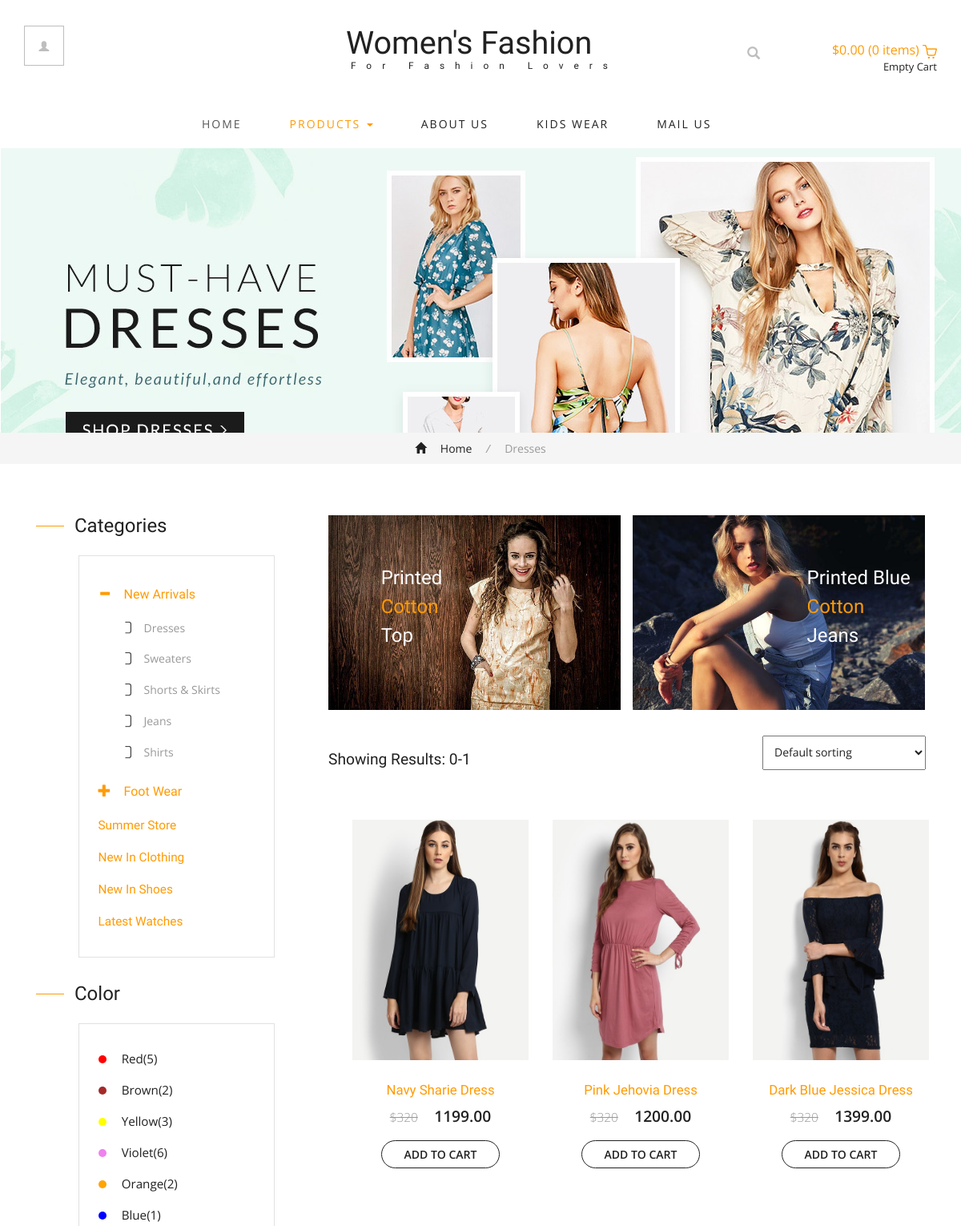
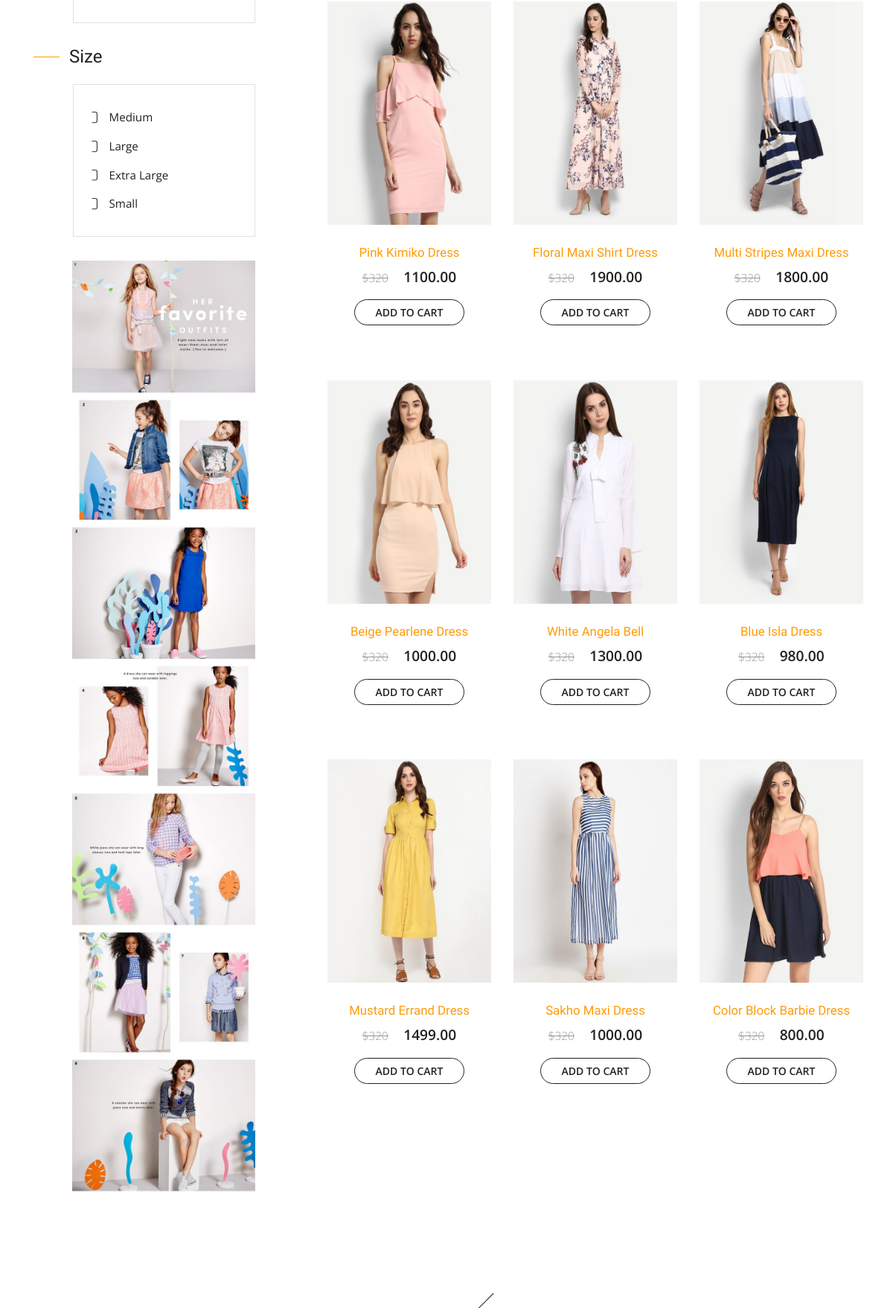
The page /dress/ (upper part) on the database its author committed (2 pictures, top to bottom).
### website/models.py (models this page shows, shortened)
class Index_dress(models.Model):
    Description = models.CharField(max_length=2500)
    image_title = models.CharField(max_length=500)
    amount =  models.DecimalField(max_digits=6, decimal_places=2)
    dress_pic = models.FileField( upload_to='images/dress')

### website/views.py (the view)
# urls.py: url(r'^dress/$', views.dressview.as_view(), name='dress'),
class dressview(generic.ListView):
    	template_name="dresses.html"
    	context_object_name='all_dresses'
    	def get_queryset(self):
             return Index_dress.objects.all()
        def get_context_data(self, **kwargs):
            context = super(dressview, self).get_context_data(**kwargs)
            context['all_sweaters'] = Index_sweaters.objects.all()[:5]
            return context

### website/templates/dresses.html (shortened to what this page needs)
{% load static %}
<!DOCTYPE html>
<html>
<head>
<link href="{% static 'css/bootstrap.css' %}" rel="stylesheet" type="text/css" media="all" />
<link href="{% static 'css/style.css'%}" rel="stylesheet" type="text/css" media="all" />
<link href="{% static 'css/fasthover.css' %}" rel="stylesheet" type="text/css" media="all" />
</head>
<body>
	<div class="header">
		<div class="container">
			<div class="w3l_login">
				<a href="{% url 'register' %}"><span class="glyphicon glyphicon-user" aria-hidden="true"></span></a>
			</div>
			<div class="w3l_logo">
				<h1><a href="{% url 'index' %}">Women's Fashion<span>For Fashion Lovers</span></a></h1>
			</div>
			<div class="search">
				<label class="icon-search" for="search_box"><span class="glyphicon glyphicon-search" aria-hidden="true"></span></label>
			</div>
			<div class="cart box_1">
				<a href="{% url 'checkout' %}">
					<div class="total">
					<span class="simpleCart_total"></span> (<span id="simpleCart_quantity" class="simpleCart_quantity"></span> items)</div>
					<img src="{% static 'images/bag.png' %}" alt="" />
				</a>
				<p><a href="javascript:;" class="simpleCart_empty">Empty Cart</a></p>
			</div>
			<div class="clearfix"> </div>
		</div>
	</div>
	<div class="navigation">
		<div class="container">
			<nav class="navbar navbar-default">
				<div class="collapse navbar-collapse" id="bs-megadropdown-tabs">
					<ul class="nav navbar-nav">
						<li class="active"><a href="{% url 'index' %}">Home</a></li>
						<li class="dropdown">
							<a href="#" class="dropdown-toggle act" data-toggle="dropdown">Products <b class="caret"></b></a>
						</li>
						<li><a href="{% url 'about' %}">About Us</a></li>
						<li><a href="{% url 'kidswear' %}">kids wear</a></li>
						<li><a href="{% url 'mail' %}">Mail Us</a></li>
					</ul>
				</div>
			</nav>
		</div>
	</div>
	<div class="banner1" id="home1">
	</div>
	<div class="breadcrumb_dress">
		<div class="container">
			<ul>
				<li><a href="{% url 'index' %}"><span class="glyphicon glyphicon-home" aria-hidden="true"></span> Home</a> <i>/</i></li>
				<li>Dresses</li>
			</ul>
		</div>
	</div>
	<div class="dresses">
		<div class="container">
			<div class="w3ls_dresses_grids">
				<div class="col-md-4 w3ls_dresses_grid_left">
					<div class="w3ls_dresses_grid_left_grid">
						<h3>Categories</h3>
						<div class="w3ls_dresses_grid_left_grid_sub">
							<div class="panel-group" id="accordion" role="tablist" aria-multiselectable="true">
							  <div class="panel panel-default">
								<div class="panel-heading" role="tab" id="headingOne">
								  <h4 class="panel-title asd">
									<a class="pa_italic" role="button" data-toggle="collapse" data-parent="#accordion" href="#collapseOne" aria-expanded="true" aria-controls="collapseOne">
									  <i class="glyphicon glyphicon-minus" aria-hidden="true"></i>New Arrivals
									</a>
								  </h4>
								</div>
								<div id="collapseOne" class="panel-collapse collapse in" role="tabpanel" aria-labelledby="headingOne">
								  <div class="panel-body panel_text">
									<ul>
										<li><a href="{% url 'dress' %}">Dresses</a></li>
										<li><a href="{% url 'sweaters' %}">Sweaters</a></li>
										<li><a href="{% url 'skirts' %}">Shorts & Skirts</a></li>
										<li><a href="{% url 'jeans' %}">Jeans</a></li>
										<li><a href="{% url 'shirts' %}">Shirts</a></li>
									</ul>
								  </div>
								</div>
							  </div>
							  <div class="panel panel-default">
								<div class="panel-heading" role="tab" id="headingTwo">
								  <h4 class="panel-title asd">
									<a class="pa_italic collapsed" role="button" data-toggle="collapse" data-parent="#accordion" href="#collapseTwo" aria-expanded="false" aria-controls="collapseTwo">
									  <span class="glyphicon glyphicon-plus" aria-hidden="true"></span>Foot Wear
									</a>
								  </h4>
								</div>
							  </div>
							</div>
							<ul class="panel_bottom">
								<li><a href="{% url 'products' %}">Summer Store</a></li>
								<li><a href="{% url 'dress' %}">New In Clothing</a></li>
								<li><a href="{% url 'sandals' %}">New In Shoes</a></li>
								<li><a href="{% url 'products' %}">Latest Watches</a></li>
							</ul>
						</div>
					</div>
					<div class="w3ls_dresses_grid_left_grid">
						<h3>Color</h3>
						<div class="w3ls_dresses_grid_left_grid_sub">
							<div class="ecommerce_color">
								<ul>
									<li><a href="#"><i></i> Red(5)</a></li>
									<li><a href="#"><i></i> Brown(2)</a></li>
									<li><a href="#"><i></i> Yellow(3)</a></li>
									<li><a href="#"><i></i> Violet(6)</a></li>
									<li><a href="#"><i></i> Orange(2)</a></li>
									<li><a href="#"><i></i> Blue(1)</a></li>
								</ul>
							</div>
						</div>
					</div>
					<div class="w3ls_dresses_grid_left_grid">
						<h3>Size</h3>
						<div class="w3ls_dresses_grid_left_grid_sub">
							<div class="ecommerce_color ecommerce_size">
								<ul>
									<li><a href="#">Medium</a></li>
									<li><a href="#">Large</a></li>
									<li><a href="#">Extra Large</a></li>
									<li><a href="#">Small</a></li>
								</ul>
							</div>
						</div>
					</div>
					<div class="w3ls_dresses_grid_left_grid">
						<div class="dresses_img_hover">
					<a href="{% url 'kidswear' %}"> <img src="{% static 'images/herfav.jpg' %}" alt=" " class="img-responsive"/> </a>
						</div>
					</div>
				</div>
				<div class="col-md-8 w3ls_dresses_grid_right">
					<div class="col-md-6 w3ls_dresses_grid_right_left">
						<div class="w3ls_dresses_grid_right_grid1">
							<img src="{% static 'images/48.jpg' %}" alt=" " class="img-responsive" />
							<div class="w3ls_dresses_grid_right_grid1_pos">
								<h3>Printed <span>Cotton</span> Top</h3>
							</div>
						</div>
					</div>
					<div class="col-md-6 w3ls_dresses_grid_right_left">
						<div class="w3ls_dresses_grid_right_grid1">
							<img src="{% static 'images/49.jpg' %}" alt=" " class="img-responsive" />
							<div class="w3ls_dresses_grid_right_grid1_pos1">
								<h3>Printed Blue <span>Cotton</span> Jeans</h3>
							</div>
						</div>
					</div>
					<div class="w3ls_dresses_grid_right_grid2">
						<div class="w3ls_dresses_grid_right_grid2_left">
							<h3>Showing Results: 0-1</h3>
						</div>
						<div class="w3ls_dresses_grid_right_grid2_right">
							<select name="select_item" class="select_item">
								<option selected="selected">Default sorting</option>
							</select>
						</div>
						<div class="clearfix"> </div>
					</div>
					<div class="w3ls_dresses_grid_right_grid3">
						<div class=" agileinfo_new_products_grid agileinfo_new_products_grid_dresses">
							<div class="agile_ecommerce_tab_left dresses_grid">
								{% if all_dresses %}
									{% for index_dress in all_dresses %}
									<div class="display_dress">
									<img  src="{{ index_dress.dress_pic.url }}" , height="300px", width="220px">
									<h5><a href="/single/{{index_dress.pk}}/">{{index_dress.image_title}}</a></h5>
								<div class="simpleCart_shelfItem">
										 <p><span>$320</span> <i class="item_price">{{index_dress.amount}}</i></p>
										 <p><a class="item_add" href="#">Add to cart</a></p>
							 </div>
						 </div>
						 {% endfor %}
			 {% endif %}
		 </div>
	</div>
</div>
				</div>
				<div class="clearfix"> </div>
			</div>
		</div>
	</div>
	<div class="w3l_related_products">
	</div>
</body>
</html>

### rows shown on the page
Index_dress: dress_pic (picture), image_title "Navy Sharie Dress", amount "1199.00"
Index_dress: dress_pic (picture), image_title "Pink Jehovia Dress", amount "1200.00"
Index_dress: dress_pic (picture), image_title "Dark Blue Jessica Dress", amount "1399.00"
Index_dress: dress_pic (picture), image_title "Pink Kimiko Dress", amount "1100.00"
Index_dress: dress_pic (picture), image_title "Floral Maxi Shirt Dress", amount "1900.00"
Index_dress: dress_pic (picture), image_title "Multi Stripes Maxi Dress", amount "1800.00"
Index_dress: dress_pic (picture), image_title "Beige Pearlene Dress", amount "1000.00"
Index_dress: dress_pic (picture), image_title "White Angela Bell", amount "1300.00"
Index_dress: dress_pic (picture), image_title "Blue Isla Dress", amount "980.00"
Index_dress: dress_pic (picture), image_title "Mustard Errand Dress", amount "1499.00"
Index_dress: dress_pic (picture), image_title "Sakho Maxi Dress", amount "1000.00"
Index_dress: dress_pic (picture), image_title "Color Block Barbie Dress", amount "800.00"
